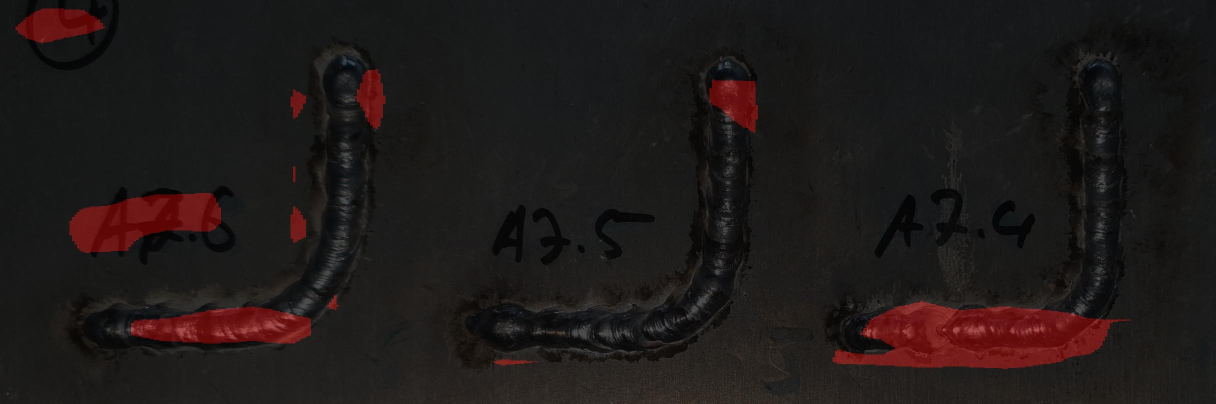
#> input picture img2.jpg, 2431 x 808 px (shown at 1/2 size)
$ python -i pspnet.py   (imports and definitions only)
#> lines starting #> are read from the running program, lines starting #| are printed output that depends on the picture
#> further down, picture is the input picture: PIL image 2431x808 RGB; mean R, G, B 31, 25.4, 24.4
import colorsys
import copy
import os

import numpy as np
from PIL import Image

from nets.pspnet import pspnet


def letterbox_image(image, size):
    '''resize image with unchanged aspect ratio using padding'''
    iw, ih = image.size
    w, h = size
    scale = min(w/iw, h/ih)
    nw = int(iw*scale)
    nh = int(ih*scale)

    image = image.resize((nw,nh), Image.BICUBIC)
    new_image = Image.new('RGB', size, (128,128,128))
    new_image.paste(image, ((w-nw)//2, (h-nh)//2))
    return new_image,nw,nh

#--------------------------------------------#
#   3 parameters need to be modified to predict using the self-trained model
#   model_path、backbone and num_classes need to be modified！
#   If there is a shape mismatch, attention to the modified parameters
#--------------------------------------------#
class Pspnet(object):
    _defaults = {
        "model_path"        : 'logs\ep095-loss0.816-val_loss0.964.h5',
        "backbone"          : "mobilenet",
        "model_image_size"  : (473, 473, 3),
        "num_classes"       : 2,
        "downsample_factor" : 16,
        #--------------------------------#
        #   blend: to control whether the recognition result is mixed with the original image
        #--------------------------------#
        "blend"             : True,
        #---------------------------------------------------------------------#
        #   This variable is used to control whether to use letterbox_image to resize the input image without distortion,
        #   Try out True or False, sometimes it has a positive effect, and sometimes it has a negative effect.
        #   The default setting is the better setting method in the pre-training data set.
        #---------------------------------------------------------------------#
        "letterbox_image"   : False,
    }

    #---------------------------------------------------#
    #   Initialization PSPNET
    #---------------------------------------------------#
    def __init__(self, **kwargs):
        self.__dict__.update(self._defaults)
        self.generate()
#> (the call stopped at in generate, `self.model = pspnet(self.num_classes,self.model_image_size, downsample..`: nets is not available in this run)

    #---------------------------------------------------#
    #   Load model
    #---------------------------------------------------#
    def generate(self):
        #-------------------------------#
        #   Load model and weights
        #-------------------------------#
        self.model = pspnet(self.num_classes,self.model_image_size,
                    downsample_factor=self.downsample_factor, backbone=self.backbone, aux_branch=False)
        self.model.load_weights(self.model_path, by_name=True)
        print('{} model loaded.'.format(self.model_path))

        if self.num_classes <= 21:
            self.colors = [(0, 0, 0), (128, 0, 0), (0, 128, 0), (128, 128, 0), (0, 0, 128), (128, 0, 128), (0, 128, 128),
                    (128, 128, 128), (64, 0, 0), (192, 0, 0), (64, 128, 0), (192, 128, 0), (64, 0, 128), (192, 0, 128),
                    (64, 128, 128), (192, 128, 128), (0, 64, 0), (128, 64, 0), (0, 192, 0), (128, 192, 0), (0, 64, 128), (128, 64, 12)]
        else:
            # Set different colors for the picture frame
            hsv_tuples = [(x / self.num_classes, 1., 1.)
                        for x in range(self.num_classes)]
            self.colors = list(map(lambda x: colorsys.hsv_to_rgb(*x), hsv_tuples))
            self.colors = list(
                map(lambda x: (int(x[0] * 255), int(x[1] * 255), int(x[2] * 255)),
                    self.colors))


    #---------------------------------------------------#
    #   detect image
    #---------------------------------------------------#
    def detect_image(self, image):
        #---------------------------------------------------#
        #   Backup  the input image and use it for drawing later
        #---------------------------------------------------#
        old_img = copy.deepcopy(image)
        orininal_h = np.array(image).shape[0]
#> orininal_h = 808
        orininal_w = np.array(image).shape[1]
#> orininal_w = 2431

        #---------------------------------------------------------#
        #   Add gray bars to the image to achieve undistorted resize
        #   can also directly resize
        #---------------------------------------------------------#
        if self.letterbox_image:
            img, nw, nh = letterbox_image(image,(self.model_image_size[1],self.model_image_size[0]))
        else:
            img = image.convert('RGB')
            img = img.resize((self.model_image_size[1],self.model_image_size[0]), Image.BICUBIC)
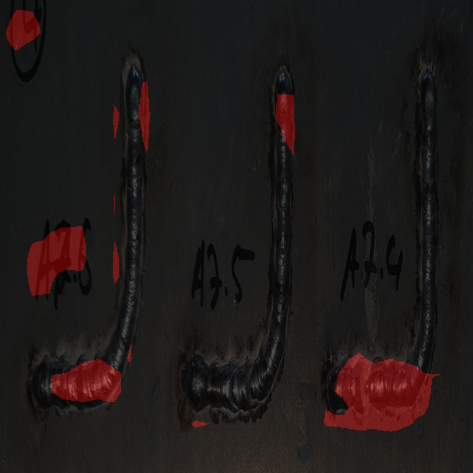
#> img: PIL image 473x473 RGB; mean R, G, B 31, 25.4, 24.4
        img = np.asarray([np.array(img)/255])

        #---------------------------------------------------#
        #   Images are transmitted to the network for prediction
        #---------------------------------------------------#
#> (the run stopped early here; a loop or call above may not have finished)

$ run again, on img3.jpg
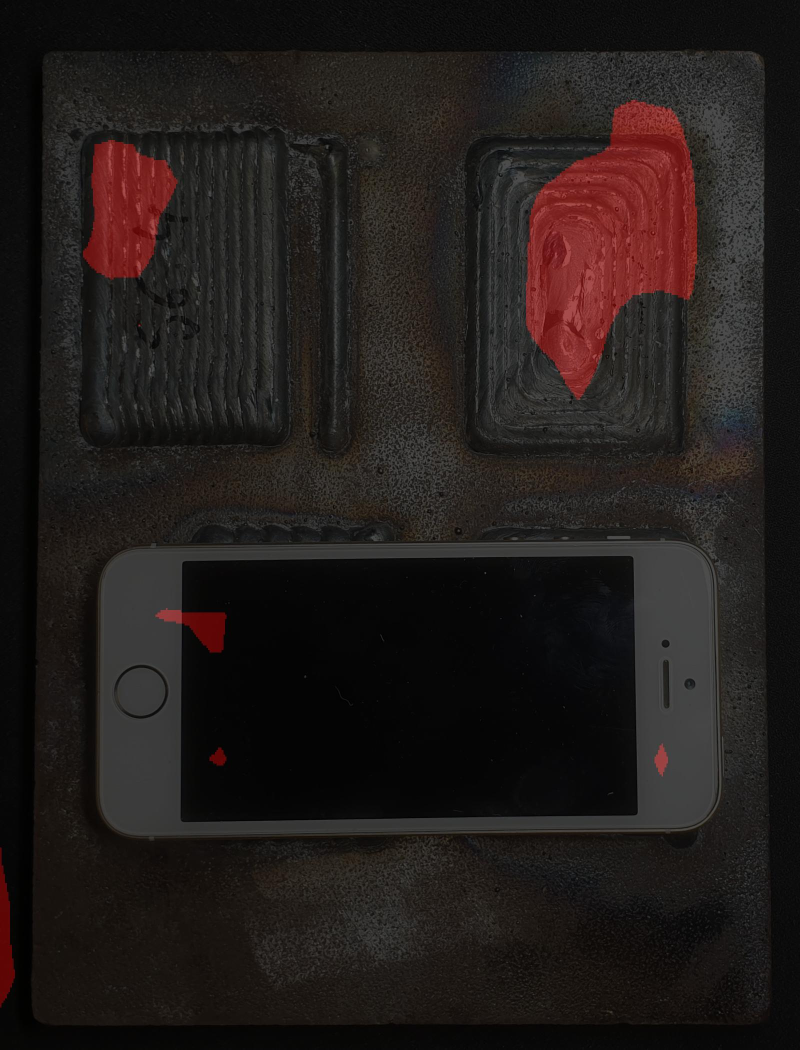
#> input picture img3.jpg, 1600 x 2099 px (shown at 1/2 size)
#> picture is the input picture: PIL image 1600x2099 RGB; mean R, G, B 33.9, 27.7, 26
#> in detect_image, `img = img.resize((self.model_image_size[1],self.model_image_size[0]), ..`:
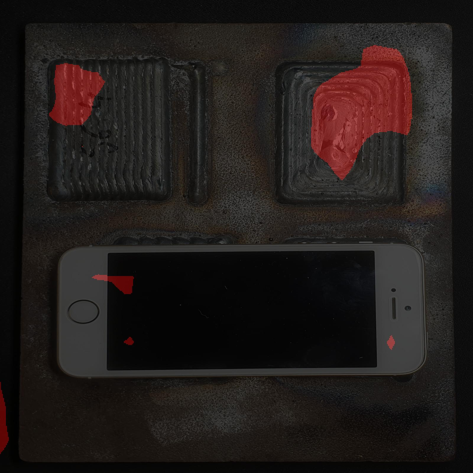
#> img: PIL image 473x473 RGB; mean R, G, B 33.9, 27.7, 26
